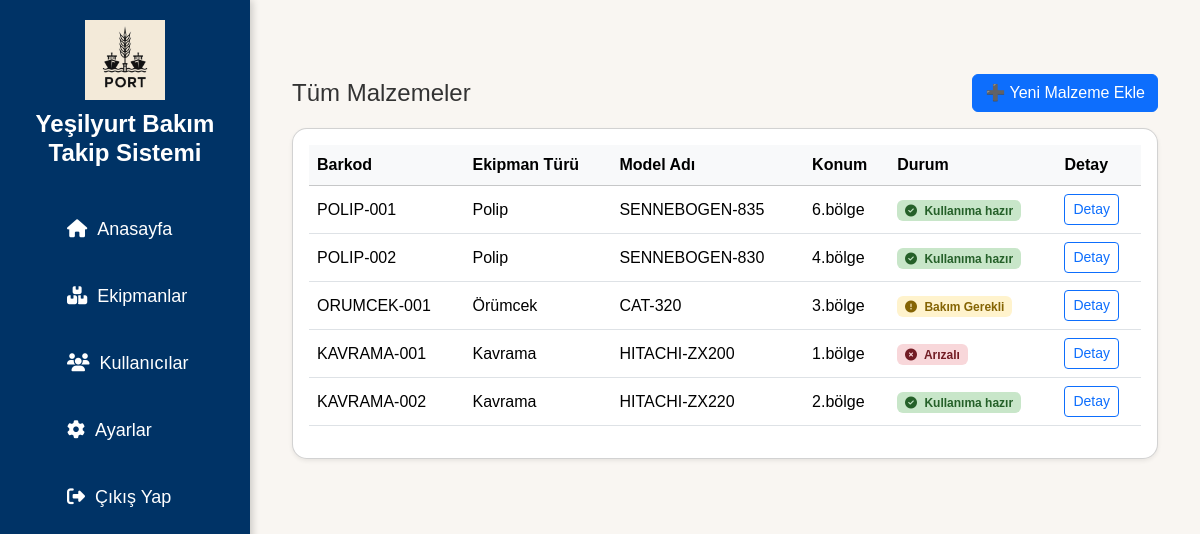
The page /materials (signed in) on the database as committed earlier.
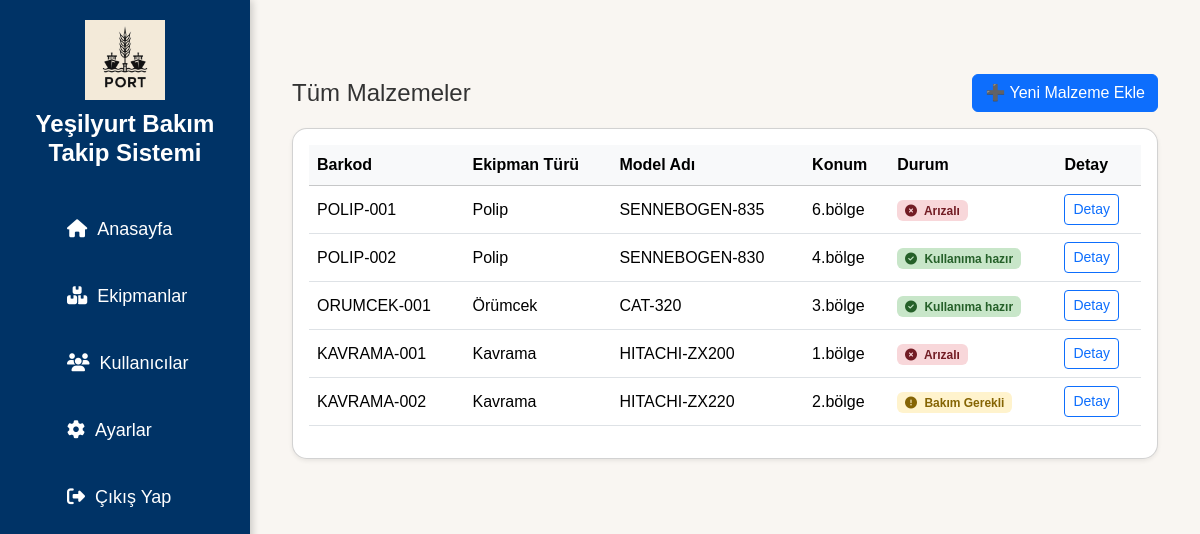
The same page on the database as committed later.
### app/models.py (models this page shows)
class Parca(db.Model):
    __tablename__ = 'parcalar'
    id = db.Column(db.Integer, primary_key=True)
    barcode = db.Column(db.String(100), unique=True, nullable=False)
    ekipman_turu = db.Column(db.String(100), nullable=False)
    model_adi = db.Column(db.String(100), nullable=False)
    konum = db.Column(db.String(100), nullable=False)
    durum = db.Column(db.String(50), nullable=False)
    bir_sonraki_bakim = db.Column(db.Date, nullable=True)
    son_bakim_tarihi = db.Column(db.Date, nullable=True)
    bakim_dongusu = db.Column(db.String(50), nullable=True)
    bakim_durum = db.Column(db.String(50), nullable=True)  # ✅ تمت إضافته
    notlar = db.Column(db.Text, nullable=True)              # ✅ تمت إضافته
    kisa_aciklama = db.Column(db.Text, nullable=True)
    yuk_kapasitesi = db.Column(db.String(50), nullable=True)
    sorumlu_kisi = db.Column(db.String(100), nullable=True)
    created_at = db.Column(db.DateTime, default=datetime.utcnow)
    bakim_kayitlari = db.relationship('BakimKaydi', backref='parca', lazy=True)

### app/routes.py (the view)
@main.route('/materials')
@login_required
def materials():
    parcalar = Parca.query.all()
    return render_template('materials.html', parcalar=parcalar)

### app/__init__.py (called while the page is built)
def create_app():
    app = Flask(__name__)
    app.config.from_object('config.Config')
    db.init_app(app)
    login_manager.init_app(app)
    migrate.init_app(app, db)  # ✅ جديد
    login_manager.login_view = 'auth.login'
    @login_manager.user_loader
    def load_user(user_id):
        return User.query.get(int(user_id))
    app.register_blueprint(main)
    app.register_blueprint(auth)
    app.register_blueprint(api)  # ✅ API
    return app

### app/templates/materials.html
{% extends 'layout.html' %}
{% block content %}
<div class="container-fluid mt-4">
    <div class="d-flex justify-content-between align-items-center mb-3">
        <h4 class="mb-0">Tüm Malzemeler</h4>
        <a href="{{ url_for('main.add_parca') }}" class="btn btn-primary">➕ Yeni Malzeme Ekle</a>
    </div>
    <div class="card shadow-sm" style="border-radius: 15px;">
        <div class="card-body table-responsive">
            <table class="table table-hover align-middle">
                <thead class="table-light">
                    <tr>
                        <th>Barkod</th>
                        <th>Ekipman Türü</th>
                        <th>Model Adı</th>
                        <th>Konum</th>
                        <th>Durum</th>
                        <th>Detay</th>
                    </tr>
                </thead>
                <tbody>
                    {% for parca in parcalar %}
                    <tr>
                        <td>{{ parca.barcode }}</td>
                        <td>{{ parca.ekipman_turu }}</td>
                        <td>{{ parca.model_adi }}</td>
                        <td>{{ parca.konum }}</td>
                        <td>
                            {% if parca.durum == 'Kullanıma hazır' %}
                                <span class="badge" style="background-color: #c8e6c9; color: #256029;">
                                    <i class="fas fa-check-circle me-1"></i> {{ parca.durum }}
                                </span>
                            {% elif parca.durum == 'Bakım Gerekli' %}
                                <span class="badge" style="background-color: #fff3cd; color: #856404;">
                                    <i class="fas fa-exclamation-circle me-1"></i> {{ parca.durum }}
                                </span>
                            {% elif parca.durum == 'Arızalı' %}
                                <span class="badge" style="background-color: #f8d7da; color: #721c24;">
                                    <i class="fas fa-times-circle me-1"></i> {{ parca.durum }}
                                </span>
                            {% else %}
                                <span class="badge bg-secondary">{{ parca.durum }}</span>
                            {% endif %}
                        </td>
                        <td>
                            <a href="{{ url_for('main.detail', parca_id=parca.id) }}" class="btn btn-sm btn-outline-primary">Detay</a>
                        </td>
                    </tr>
                    {% else %}
                    <tr>
                        <td colspan="6" class="text-center text-muted">Hiç malzeme eklenmemiş.</td>
                    </tr>
                    {% endfor %}
                </tbody>
            </table>
        </div>
    </div>
</div>
{% endblock %}

### app/templates/layout.html (shortened to what this page needs)
<!DOCTYPE html>
<html lang="tr">
<head>
    <link href="https://cdn.jsdelivr.net/npm/bootstrap@5.3.2/dist/css/bootstrap.min.css" rel="stylesheet">
    <link rel="stylesheet" href="https://cdnjs.cloudflare.com/ajax/libs/font-awesome/6.5.1/css/all.min.css">
    <link rel="stylesheet" href="{{ url_for('static', filename='css/style.css') }}">
</head>
<body>
    {% include 'sidebar.html' %}
    <div class="main-content">
        {% block content %}
        {% endblock %}
    </div>
</body>
</html>

### app/templates/sidebar.html
<div class="sidebar">
    <div class="sidebar-logo">
        <img src="{{ url_for('static', filename='images/logo.png') }}" alt="Logo">
        <h2>Yeşilyurt Bakım Takip Sistemi</h2>
    </div>
    <ul class="sidebar-menu">
        <li><a href="{{ url_for('main.dashboard') }}" class="{% if request.endpoint == 'main.dashboard' %}active{% endif %}">
            <i class="fas fa-home"></i> Anasayfa
        </a></li>
        <li><a href="{{ url_for('main.malzeme_listesi') }}" class="{% if request.endpoint == 'main.malzeme_listesi' %}active{% endif %}">
            <i class="fas fa-boxes"></i> Ekipmanlar
        </a></li>
        <li><a href="{{ url_for('main.users') }}" class="{% if request.endpoint == 'main.users' %}active{% endif %}">
            <i class="fas fa-users"></i> Kullanıcılar
        </a></li>
        <li><a href="{{ url_for('main.settings') }}" class="{% if request.endpoint == 'main.settings' %}active{% endif %}">
            <i class="fas fa-cog"></i> Ayarlar
        </a></li>
        <li><a href="{{ url_for('main.logout') }}">
            <i class="fas fa-sign-out-alt"></i> Çıkış Yap
        </a></li>
    </ul>
</div>

### app/static/css/style.css (style rules this page uses)
* { margin: 0; padding: 0; box-sizing: border-box; }
body { font-family: 'Poppins', sans-serif; background-color: #f3f6fa; color: #333; }
.sidebar { position: fixed; left: 0; top: 0; width: 250px; height: 100%; background-color: #003366; padding: 20px; display: flex; flex-direction: column; align-items: center; box-shadow: 2px 0 8px rgba(0, 0, 0, 0.2); }
.sidebar-logo { text-align: center; margin-bottom: 30px; }
.sidebar-logo img { width: 80px; height: 80px; object-fit: contain; margin-bottom: 10px; }
.sidebar-logo h2 { color: white; font-size: 24px; font-weight: 700; }
.sidebar-menu { list-style: none; width: 100%; }
.sidebar-menu li { width: 100%; margin-bottom: 20px; }
.sidebar-menu li a { text-decoration: none; color: white; font-size: 18px; padding: 10px 15px; display: flex; align-items: center; gap: 10px; border-radius: 8px; transition: background-color 0.3s ease; }
.main-content { margin-left: 250px; padding: 30px; }
body { background-color: #f9f6f2; }
.container-fluid { padding-top: 20px; padding-bottom: 40px; }

Rows that differ between the two databases and show on the page:
changed Parca "POLIP-001": durum "Kullanıma hazır" → "Arızalı"
changed Parca "ORUMCEK-001": durum "Bakım Gerekli" → "Kullanıma hazır"
changed Parca "KAVRAMA-002": durum "Kullanıma hazır" → "Bakım Gerekli"
